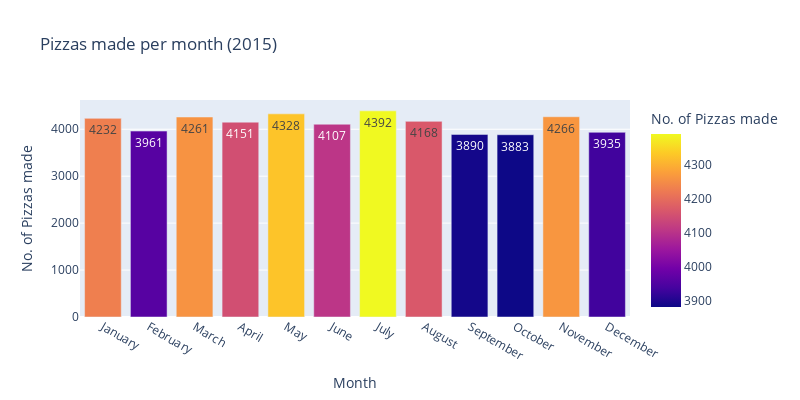

The notebook cell saved with this chart:
### Code cell
final_orders_month = final_orders.groupby(final_orders.index.month_name()).agg(
    {'Orders Count': 'count', 'Orders Quantity': 'sum'}
)

bar_pizzas_per_month = px.bar(final_orders_month, y="Orders Quantity", x=final_orders_month.index,
            labels={
                "Orders Quantity": "No. of Pizzas made",
                "Datetime": "Month"
            },
            title="Pizzas made per month (2015)", width=800, height=400,
            text=final_orders_month["Orders Quantity"],
            color=final_orders_month["Orders Quantity"] 
            )

bar_pizzas_per_month.update_traces(textposition='auto')
bar_pizzas_per_month.update_xaxes(categoryorder='array', 
    categoryarray= ['January', 'February', 
    'March', 'April','May', 
    'June','July', 'August', 
    'September','October','November',
    'December'])

### Figure 1 — Plotly figure (JSON) as saved in the notebook; plotly's stock layout.template omitted (floating-point values rounded to 4 significant figures)
{"data": [{"alignmentgroup": "True", "hovertemplate": "Month=%{x}<br>No. of Pizzas made=%{marker.color}<extra></extra>", "legendgroup": "", "marker": {"color": [4151, 4168, 3935, 3961, 4232, 4392, 4107, 4261, 4328, 4266, 3883, 3890], "coloraxis": "coloraxis", "pattern": {"shape": ""}}, "name": "", "offsetgroup": "", "orientation": "v", "showlegend": false, "text": [4151, 4168, 3935, 3961, 4232, 4392, 4107, 4261, 4328, 4266, 3883, 3890], "textposition": "auto", "type": "bar", "x": ["April", "August", "December", "February", "January", "July", "June", "March", "May", "November", "October", "September"], "xaxis": "x", "y": [4151, 4168, 3935, 3961, 4232, 4392, 4107, 4261, 4328, 4266, 3883, 3890], "yaxis": "y"}], "layout": {"barmode": "relative", "coloraxis": {"colorbar": {"title": {"text": "No. of Pizzas made"}}, "colorscale": [[0, "#0d0887"], [0.1111, "#46039f"], [0.2222, "#7201a8"], [0.3333, "#9c179e"], [0.4444, "#bd3786"], [0.5556, "#d8576b"], [0.6667, "#ed7953"], [0.7778, "#fb9f3a"], [0.8889, "#fdca26"], [1, "#f0f921"]]}, "height": 400, "legend": {"tracegroupgap": 0}, "title": {"text": "Pizzas made per month (2015)"}, "width": 800, "xaxis": {"anchor": "y", "categoryarray": ["January", "February", "March", "April", "May", "June", "July", "August", "September", "October", "November", "December"], "categoryorder": "array", "domain": [0, 1], "title": {"text": "Month"}}, "yaxis": {"anchor": "x", "domain": [0, 1], "title": {"text": "No. of Pizzas made"}}}}
